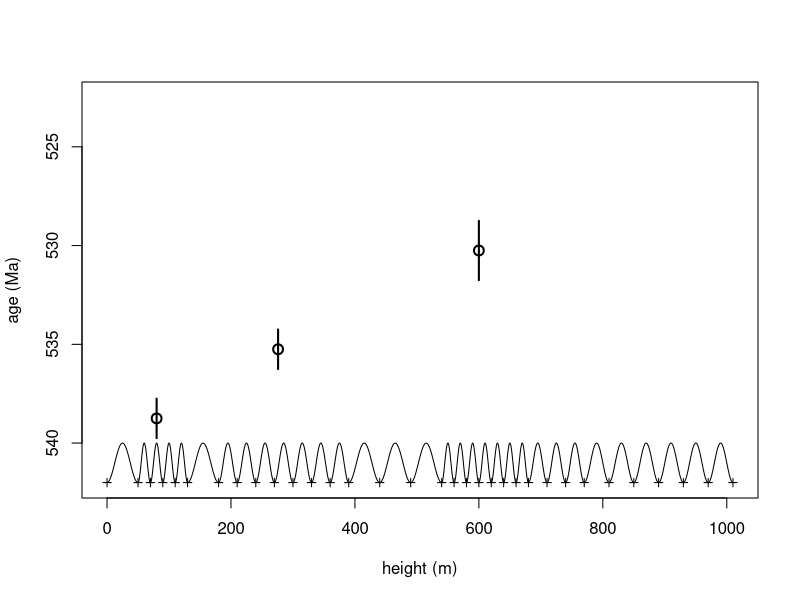
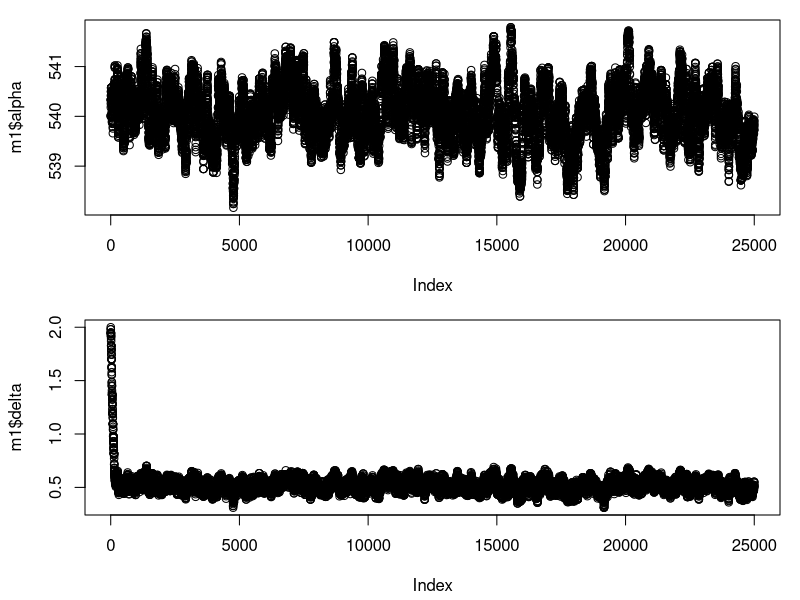
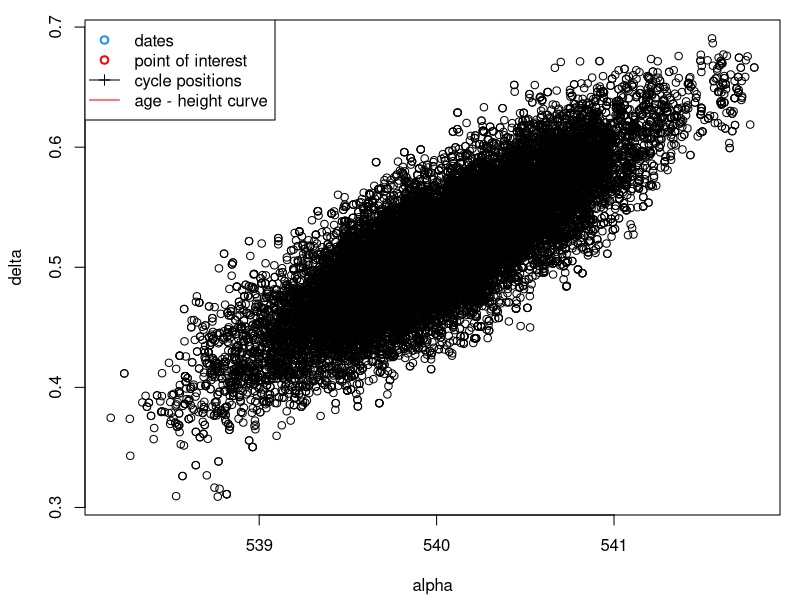

The R script that drew these images, in order:
### Age Depth model with cycles and dates
## 07/09/2022
## K Eichenseer

##
## Create test data
##
cycle_pos <- cumsum(c(0,50,20,20,20,20,50,30,30,30,30,30,30,30,50,50,50,20,20,
                      20,20,20,20,20,30,30,30,40,40,40,40,40,40))
delta_known <- 0.5
alpha_known <- 540

posd1 <- 3
posd2 <- 10
posd3 <- 20

dates <- data.frame(
  height = c(cycle_pos[posd1]+0.5*diff(cycle_pos)[posd1],
             cycle_pos[posd2]+0.2*diff(cycle_pos)[posd2],
             cycle_pos[posd3]+0*diff(cycle_pos)[posd3]),
  mean = c(alpha_known-(posd1-0.5)*delta_known,
           alpha_known-(posd2-0.5)*delta_known,
           alpha_known-(posd3-0.5)*delta_known),
  sd = c(.5,.5,.75))

points_of_interest <- 400


##
## Plot test data
##
plot(0,0,type = "n", xlim = range(cycle_pos),
     ylim = c(alpha_known+2,alpha_known-delta_known*length(cycle_pos)-1),
     xlab = "height (m)", ylab = "age (Ma)")
points(dates$height,dates$mean, lwd = 2, cex = 1.3)
sapply(seq_len(nrow(dates)), function(x) points(rep(dates$height[x],2),
       dates$mean[x]+dates$sd[x]*c(-2,2), type = "l", lwd = 2))
#points(points_of_interest,rep(500,length(points_of_interest)),
#       pch = 8, col = "red", lwd = 1)
# cycles
for(i in 1:(length(cycle_pos)-1))
  points(seq(cycle_pos[i],cycle_pos[i+1],0.02),alpha_known+1+1*sin(
    (0.25*diff(cycle_pos)[i]+seq(0,diff(cycle_pos)[i],0.02))
    *2*pi/diff(cycle_pos)[i]),
    type = "l", col = "black")
points(cycle_pos,rep(542,length(cycle_pos)),pch = 3, cex = 0.8)

##
## define age model
##
age_model <- function(n_iter,dates,cycle_pos,
                      alpha_init = 540,
                      delta_init = 2,
                      alpha_step = 0.1,
                      delta_step = 0.025) {


  # calculate position of dates relative to cycles (height scale)
  # 0 would be at start of the first cycle
  n_dates <- nrow(dates)
  date_cycle_pos <- rep(NA_real_,n_dates)
  for(d in 1:n_dates) {
    c_ind <- max(which(cycle_pos<=dates$height[d]))
    date_cycle_pos[d] <-
    c_ind-1+(dates$height[d] - cycle_pos[c_ind]) / diff(cycle_pos)[c_ind]
  }

  # store alpha and delta
  alpha <- rep(NA_real_,n_iter)
  delta <- rep(NA_real_,n_iter)

  # intial values
  alpha[1] = alpha_init
  delta[1] = delta_init

  # calculate age of dates based on alpha and delta
  date_age_new <- rep(NA_real_,n_dates)
  for(d in seq_len(n_dates)) {
    date_age_new[d] <- alpha[1] - delta[1]*date_cycle_pos[d]
  }

  loglik_old <- sum(dnorm(date_age_new, dates$mean, dates$sd, log = T))

  for (i in 2:n_iter) {
    # propose new alphas and deltas
    alpha_new = rnorm(1,alpha[i-1],alpha_step)
    delta_new = rnorm(1,delta[i-1],delta_step)

    # calculate new date ages
    for(d in seq_len(n_dates)) {
      date_age_new[d] <- alpha_new - delta_new*date_cycle_pos[d]
    }

    # likelihood
    loglik_new <- sum(dnorm(date_age_new, dates$mean, dates$sd, log = T))

    # decide acceptance
    HR <- exp(loglik_new-loglik_old)
    accept <- runif(1)<HR
    if(accept) {
      alpha[i] <- alpha_new
      delta[i] <- delta_new
      loglik_old <- loglik_new
    } else {
      alpha[i] <- alpha[i-1]
      delta[i] <- delta[i-1]
    }
  }
  data.frame(alpha = alpha,
             delta = delta)
}

##
## test age model
##
n_iter = 25000
m1 <- age_model(n_iter = n_iter,dates = dates, cycle_pos = cycle_pos)

##
## Assess model output
##
assess_posterior = TRUE
if(assess_posterior) {
# assess chains
  par(mfrow = c(2,1), mar = c(4.25,4.25,1,1))
plot(m1$alpha)
plot(m1$delta)
# cross plot
par(mfrow = c(1,1))
plot(m1[2000:25000,])
}

##
## function to calculate age of points of interest from the posterior
##
calc_age <- function(heights, cycle_pos, alpha, delta) {
  # calculate position of heights relative to cycles (height scale)
  # 0 would be at start of the first cycle
  heights_cycle_pos <- rep(NA_real_,length(heights))
  for(d in 1:length(heights)) {
    c_ind <- max(which(cycle_pos<=heights[d]))
    heights_cycle_pos[d] <-
      c_ind-1+(heights[d] - cycle_pos[c_ind]) / diff(cycle_pos)[c_ind]
    if(heights[d]==max(cycle_pos)) heights_cycle_pos[d] <- length(cycle_pos)-1

  }

  out <- matrix(nrow = length(alpha), ncol = length(heights))
  for(d in seq_len(length(heights))) {
    out[,d] <- alpha - delta*heights_cycle_pos[d]
  }

  # return output
  out
}

# add posterior age estimate of point of interest
burn_in <- 0.1*n_iter

# calculate ages for point of interest for every iteration after burnin
pos1 <- calc_age(heights = points_of_interest,cycle_pos = cycle_pos, alpha = m1$alpha[burn_in:n_iter],
                 delta = m1$delta[burn_in:n_iter])
# plot mean age
points(points_of_interest,apply(pos1,2,mean), col = "red", lwd = 2, pch = 1, cex = 1.3)
# plot 95% credibility interval of age
sapply(seq_len(length(points_of_interest)), function(x) points(
  rep(points_of_interest[x],2),
  apply(pos1,2,function(x) quantile(x, probs = c(0.025,0.975))),
  type = "l",lwd = 2, col = "red"))

# add overall posterior age - height line
points_of_interest <- seq(0,max(cycle_pos),1)
pos1 <- calc_age(heights = points_of_interest,cycle_pos = cycle_pos, alpha = m1$alpha[burn_in:n_iter],
                 delta = m1$delta[burn_in:n_iter])

points(points_of_interest,apply(pos1,2,mean), col = "red", type = "l")
points(points_of_interest,apply(pos1,2,function(x) quantile(x,probs=0.025)), type = "l", lty = 3)
points(points_of_interest,apply(pos1,2,function(x) quantile(x,probs=0.975)), type = "l", lty = 3)

points(dates$height,dates$mean, col = "dodgerblue", lwd = 2, pch = 1, cex = 1.3)
sapply(seq_len(nrow(dates)), function(x) points(
  rep(dates$height[x],2),dates$mean[x]+dates$sd[x]*c(-2,2),
  type = "l",col = "dodgerblue", lwd = 2))

legend("topleft", legend =
         c("dates", "point of interest", "cycle positions", "age - height curve"),
       pch = c(1,1,3,NA), lty = c(NA,NA,1,1), lwd = c(2,2,1,1),
       col = c("dodgerblue", "red", "black", "red"))
